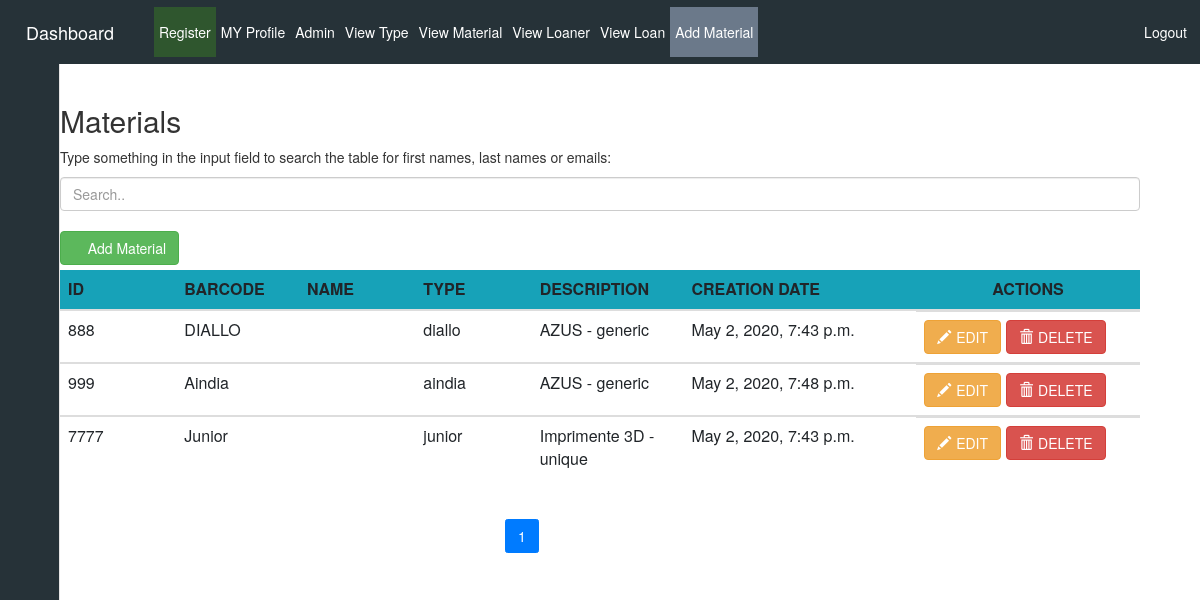
Page /MaterialView (signed in) on the earlier database version.
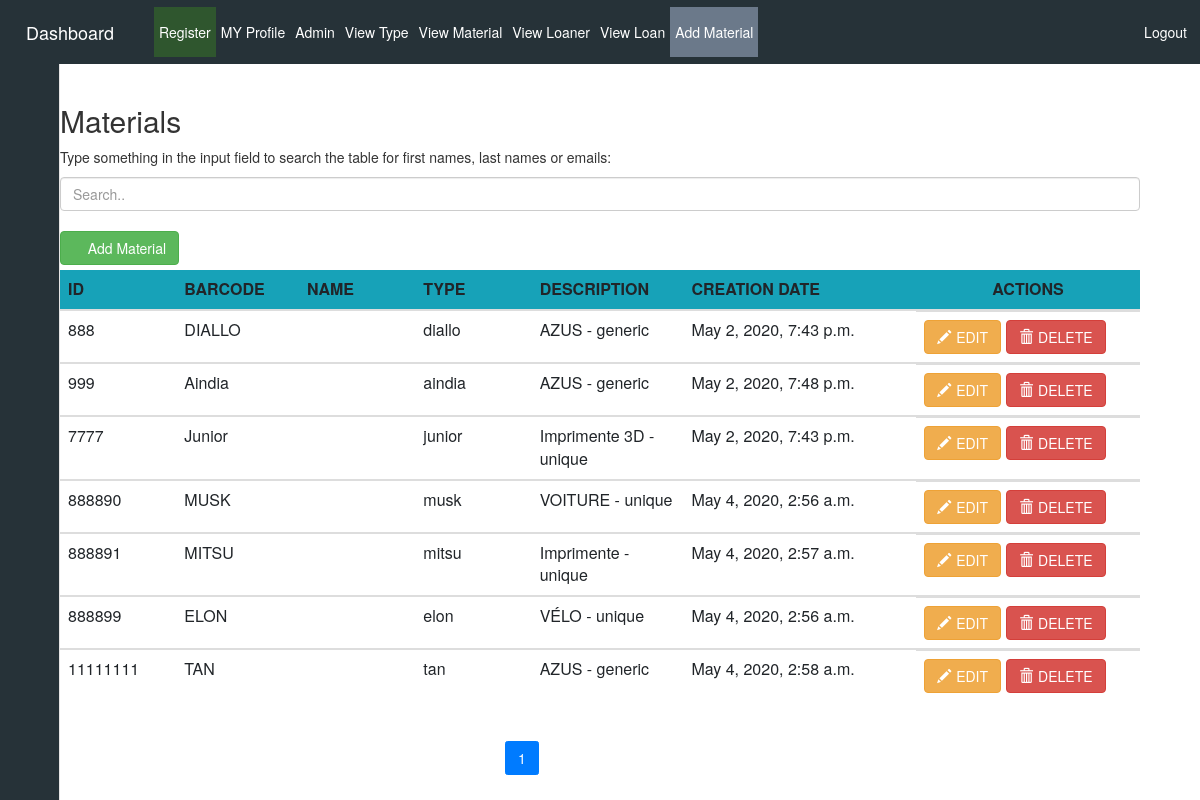
Same page on the later database version.
### siteWeb/models.py (models this page shows, shortened)
class Material(models.Model):
    name = models.CharField(max_length=250)
    barcode = models.CharField(max_length=50)
    creation_date_mat = models.DateTimeField(auto_now_add=True)
    slug = models.SlugField(max_length=250, null=True, blank=True)
    material_picture = models.ImageField(blank=True, upload_to='media/', default='None/no-img.jpg', null=True)
    type = models.ForeignKey(Type, on_delete=models.CASCADE)

class Type(models.Model):
    TYPE_GENERIC = 'generic'
    TYPE_UNIQUE = 'unique'
    TYPE_CHOICES = (
        (TYPE_GENERIC, 'generic'),
        (TYPE_UNIQUE, 'unique'),
    )
    material_type = models.CharField(max_length=250, choices=TYPE_CHOICES, default=TYPE_GENERIC)
    name_type = models.CharField(max_length=250)
    description = models.TextField(blank=True)
    creation_date_type = models.DateTimeField(auto_now_add=True)
    unavailable = models.BooleanField(default=False)
    def __str__(self):
        return self.name_type + " - " + self.material_type

### siteWeb/crudAjaxMatViews.py (the view)
# urls.py: path('MaterialView', crudAjaxMatViews.indexView, name='MaterialView'),
def indexView(request):
    form = formMaterial()
    material = Material.objects.all()
    paginator = Paginator(material, per_page=7)
    page_number = request.GET.get('page', 1)
    page_obj = paginator.get_page(page_number)
    return render(request, 'siteWeb/crudMaterial/ajaxCrudMat.html', {"form": form, "materials": page_obj.object_list, 'paginator': paginator, 'page_number': int(page_number)})

### siteWeb/forms.py
class formMaterial(forms.ModelForm):
    type = forms.ModelChoiceField(queryset=Type.objects.filter(unavailable=False).order_by('material_type'))
    class Meta:
        model = Material
        fields = ['name','barcode','type', 'material_picture']

### siteWeb/templates/siteWeb/crudMaterial/ajaxCrudMat.html (shortened to what this page needs)
{% include "siteWeb/includes/dashboard.html" %}
{% load crispy_forms_tags %}
{% load static %}
{% block content %}
<head>
</head>
{% if user.is_authenticated %}
<div class="container">
    <div class="container-fluid">
            <h2>Materials</h2>
          <p>Type something in the input field to search the table for first names, last names or emails:</p>
          <input class="form-control" id="myInput" type="text" placeholder="Search..">
          <br>
         <a class="btn btn-success add-form offset-12" href="/addMaterial">
            <span><i class="fas fa-plus"></i> Add Material</span>
         </a>
    </div>
    <div class="table-responsive table-body">
        <table class="table container-fluid table-responsive mt-2">
            <thead class="bg-info">
                <tr>
                    <th scope="row" class="col-md-1">ID</th>
                    <th scope="col" class="col-md-1">BARCODE</th>
                    <th scope="col" class="col-md-1">NAME</th>
                    <th scope="col" class="col-md-1">TYPE</th>
                    <th scope="col" class="col-md-1">DESCRIPTION</th>
                    <th scope="col" class="col-md-2">CREATION DATE</th>
                    <th scope="col" class="col-md-1 text-center">ACTIONS</th>
                </tr>
            </thead>
            {% for material in materials %}
            <tbody id="myTable">
            <tr>
                <td scope="row">{{material.id}}</td>
                <td>{{material.name}}</td>
                <td>{{material.barcode}}</td>
                <td>{{material.slug}}</td>
                <td>{{material.type }}</td>
                <td>{{material.creation_date_mat}}</td>
                <td  class="d-flex">
                    <a href="/updateMaterial/{{material.id}}" class="btn btn-warning"><span class="glyphicon glyphicon-pencil mr-2"></span>EDIT</a>
                    <button  class="btn btn-danger ml-2" onClick="deleteMaterial({{material.id}})">
                        <span class="glyphicon glyphicon-trash mr-2"></span>DELETE
                    </button>
                </td>
            </tr>
            </tbody>
            {% endfor %}
        </table>
    </div>
    <div class="row">
        <div class="offset-5">
            <ul class="pagination">
                {% for i in paginator.page_range %}
                <li class="page-item {% if i == page_number %} active {% endif %}">
                    <a class="page-link"  href="?page={{ i }}">{{ i }}</a>
                </li>
                {% endfor %}
            </ul>
        </div>
    </div>
</div>
{% else %}
<center><p> No Permittion. If you have an account, <a href="/accounts/login">login.</a></p></center>
{% endif %}
{% endblock %}

Differences in the rows shown:
added Material: id "888890", name "MUSK", slug "musk", type "VOITURE - unique", creation_date_mat "May 4, 2020, 2:56 a.m."
added Material: id "888891", name "MITSU", slug "mitsu", type "Imprimente - unique", creation_date_mat "May 4, 2020, 2:57 a.m."
added Material: id "888899", name "ELON", slug "elon", type "VÉLO - unique", creation_date_mat "May 4, 2020, 2:56 a.m."
added Material: id "11111111", name "TAN", slug "tan", type "AZUS - generic", creation_date_mat "May 4, 2020, 2:58 a.m."
